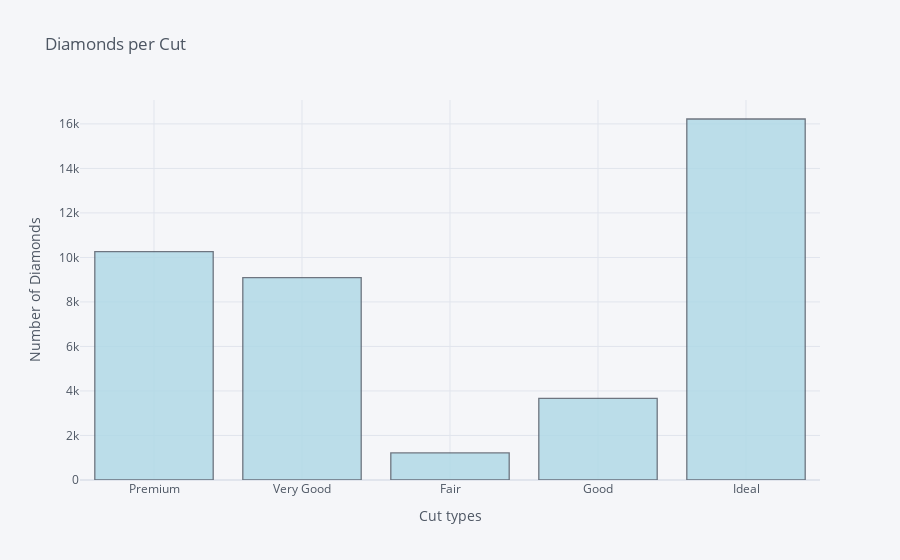

Notebook source saved alongside this figure:
### Markdown cell above
To some experts, cut is the most important C determining a diamond cost. There are five categories in the dataset and most of the values lie in the top three bins. As explained by Lumera Diamonds:

> "A too-deep cut diamond would yield a significantly larger diamond, earning the diamond cutter a larger profit on his investment. A smaller, well cut diamond may sell for less in total than the larger diamond, but it will command a higher price-per-carat not only because of its superior appearance, but also due to decreased yield from the rough stone (which therefore makes the diamond more expensive to create)"

### Code cell
#Por si Plotly Express https://community.plotly.com/t/plotly-express-histogram-any-way-to-sort-bar-by-value/23905/4

diamonds['cut'].iplot(kind='hist', title='Diamonds per Cut', color='lightblue', yTitle='Number of Diamonds', xTitle='Cut types')

### Figure 1 — Plotly figure (JSON) as saved in the notebook; plotly's stock layout.template omitted (floating-point values rounded to 4 significant figures; data arrays with more than 128 entries replaced by an {"elided": "..."} marker saying what was removed)
{"data": [{"histfunc": "count", "histnorm": "", "marker": {"color": "rgba(173, 216, 230, 1.0)", "line": {"color": "#4D5663", "width": 1.3}}, "name": "cut", "opacity": 0.8, "orientation": "v", "type": "histogram", "x": {"elided": "40455 str values"}}], "layout": {"barmode": "overlay", "legend": {"bgcolor": "#F5F6F9", "font": {"color": "#4D5663"}}, "paper_bgcolor": "#F5F6F9", "plot_bgcolor": "#F5F6F9", "title": {"font": {"color": "#4D5663"}, "text": "Diamonds per Cut"}, "xaxis": {"gridcolor": "#E1E5ED", "showgrid": true, "tickfont": {"color": "#4D5663"}, "title": {"font": {"color": "#4D5663"}, "text": "Cut types"}, "zerolinecolor": "#E1E5ED"}, "yaxis": {"gridcolor": "#E1E5ED", "showgrid": true, "tickfont": {"color": "#4D5663"}, "title": {"font": {"color": "#4D5663"}, "text": "Number of Diamonds"}, "zerolinecolor": "#E1E5ED"}}}
